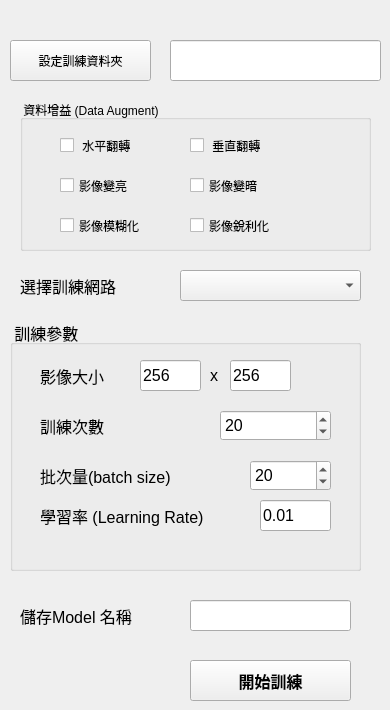
    <widget class="QWidget" name="tab_5">
     <attribute name="title">
      <string>ResNet-Train</string>
     </attribute>
     <widget class="QPushButton" name="pushButton_Select_Data_Folder">
      <property name="geometry">
       <rect>
        <x>10</x>
        <y>40</y>
        <width>141</width>
        <height>41</height>
       </rect>
      </property>
      <property name="text">
       <string>設定訓練資料夾</string>
      </property>
     </widget>
     <widget class="QLineEdit" name="lineEdit_Data_Dir">
      <property name="geometry">
       <rect>
        <x>170</x>
        <y>40</y>
        <width>211</width>
        <height>41</height>
       </rect>
      </property>
     </widget>
     <widget class="QLabel" name="label_11">
      <property name="geometry">
       <rect>
        <x>20</x>
        <y>110</y>
        <width>201</width>
        <height>16</height>
       </rect>
      </property>
      <property name="text">
       <string/>
      </property>
     </widget>
     <widget class="QGroupBox" name="groupBox_7">
      <property name="geometry">
       <rect>
        <x>20</x>
        <y>100</y>
        <width>351</width>
        <height>151</height>
       </rect>
      </property>
      <property name="title">
       <string> 資料增益 (Data Augment)  </string>
      </property>
      <widget class="QCheckBox" name="checkBox_Flip_Horizontal">
       <property name="geometry">
        <rect>
         <x>40</x>
         <y>30</y>
         <width>131</width>
         <height>31</height>
        </rect>
       </property>
       <property name="text">
        <string> 水平翻轉</string>
       </property>
      </widget>
      <widget class="QCheckBox" name="checkBox_Flip_Vertical">
       <property name="geometry">
        <rect>
         <x>170</x>
         <y>30</y>
         <width>131</width>
         <height>31</height>
        </rect>
       </property>
       <property name="text">
        <string> 垂直翻轉</string>
       </property>
      </widget>
      <widget class="QCheckBox" name="checkBox_Brighten">
       <property name="geometry">
        <rect>
         <x>40</x>
         <y>70</y>
         <width>131</width>
         <height>31</height>
        </rect>
       </property>
       <property name="text">
        <string>影像變亮</string>
       </property>
      </widget>
      <widget class="QCheckBox" name="checkBox_Darken">
       <property name="geometry">
        <rect>
         <x>170</x>
         <y>70</y>
         <width>131</width>
         <height>31</height>
        </rect>
       </property>
       <property name="text">
        <string>影像變暗</string>
       </property>
      </widget>
      <widget class="QCheckBox" name="checkBox_Blur">
       <property name="geometry">
        <rect>
         <x>40</x>
         <y>110</y>
         <width>131</width>
         <height>31</height>
        </rect>
       </property>
       <property name="text">
        <string>影像模糊化</string>
       </property>
      </widget>
      <widget class="QCheckBox" name="checkBox_Shapen">
       <property name="geometry">
        <rect>
         <x>170</x>
         <y>110</y>
         <width>131</width>
         <height>31</height>
        </rect>
       </property>
       <property name="text">
        <string>影像銳利化</string>
       </property>
      </widget>
     </widget>
     <widget class="QLabel" name="label_13">
      <property name="geometry">
       <rect>
        <x>20</x>
        <y>270</y>
        <width>141</width>
        <height>31</height>
       </rect>
      </property>
      <property name="font">
       <font>
        <pointsize>12</pointsize>
       </font>
      </property>
      <property name="text">
       <string>選擇訓練網路</string>
      </property>
     </widget>
     <widget class="QComboBox" name="comboBox_ResNetType">
      <property name="geometry">
       <rect>
        <x>180</x>
        <y>270</y>
        <width>181</width>
        <height>31</height>
       </rect>
      </property>
      <property name="font">
       <font>
        <pointsize>12</pointsize>
       </font>
      </property>
     </widget>
     <widget class="QGroupBox" name="groupBox_8">
      <property name="geometry">
       <rect>
        <x>10</x>
        <y>320</y>
        <width>351</width>
        <height>251</height>
       </rect>
      </property>
      <property name="font">
       <font>
        <pointsize>12</pointsize>
       </font>
      </property>
      <property name="title">
       <string> 訓練參數  </string>
      </property>
      <widget class="QLabel" name="label_14">
       <property name="geometry">
        <rect>
         <x>30</x>
         <y>40</y>
         <width>101</width>
         <height>31</height>
        </rect>
       </property>
       <property name="font">
        <font>
         <pointsize>12</pointsize>
        </font>
       </property>
       <property name="text">
        <string>影像大小</string>
       </property>
      </widget>
      <widget class="QLineEdit" name="lineEdit_Image_Size_Row">
       <property name="geometry">
        <rect>
         <x>130</x>
         <y>40</y>
         <width>61</width>
         <height>31</height>
        </rect>
       </property>
       <property name="text">
        <string>256</string>
       </property>
      </widget>
      <widget class="QLineEdit" name="lineEdit_Image_Size_Col">
       <property name="geometry">
        <rect>
         <x>220</x>
         <y>40</y>
         <width>61</width>
         <height>31</height>
        </rect>
       </property>
       <property name="text">
        <string>256</string>
       </property>
      </widget>
      <widget class="QLabel" name="label_15">
       <property name="geometry">
        <rect>
         <x>200</x>
         <y>40</y>
         <width>21</width>
         <height>31</height>
        </rect>
       </property>
       <property name="font">
        <font>
         <pointsize>12</pointsize>
        </font>
       </property>
       <property name="text">
        <string>x</string>
       </property>
      </widget>
      <widget class="QLabel" name="label_16">
       <property name="geometry">
        <rect>
         <x>30</x>
         <y>90</y>
         <width>101</width>
         <height>31</height>
        </rect>
       </property>
       <property name="font">
        <font>
         <pointsize>12</pointsize>
        </font>
       </property>
       <property name="text">
        <string>訓練次數</string>
       </property>
      </widget>
      <widget class="QSpinBox" name="spinBox_No_Epoch">
       <property name="geometry">
        <rect>
         <x>210</x>
         <y>90</y>
         <width>111</width>
         <height>31</height>
        </rect>
       </property>
       <property name="minimum">
        <number>1</number>
       </property>
       <property name="maximum">
        <number>100000</number>
       </property>
       <property name="singleStep">
        <number>5</number>
       </property>
       <property name="value">
        <number>20</number>
       </property>
      </widget>
      <widget class="QLabel" name="label_17">
       <property name="geometry">
        <rect>
         <x>30</x>
         <y>140</y>
         <width>181</width>
         <height>31</height>
        </rect>
       </property>
       <property name="font">
        <font>
         <pointsize>12</pointsize>
        </font>
       </property>
       <property name="text">
        <string>批次量(batch size)</string>
       </property>
      </widget>
      <widget class="QSpinBox" name="spinBox_Batch_Size">
       <property name="geometry">
        <rect>
         <x>240</x>
         <y>140</y>
         <width>81</width>
         <height>31</height>
        </rect>
       </property>
       <property name="minimum">
        <number>1</number>
       </property>
       <property name="maximum">
        <number>100000</number>
       </property>
       <property name="singleStep">
        <number>5</number>
       </property>
       <property name="value">
        <number>20</number>
       </property>
      </widget>
      <widget class="QLabel" name="label_21">
       <property name="geometry">
        <rect>
         <x>30</x>
         <y>180</y>
         <width>211</width>
         <height>31</height>
        </rect>
       </property>
       <property name="font">
        <font>
         <pointsize>12</pointsize>
        </font>
       </property>
       <property name="text">
        <string>學習率 (Learning Rate)</string>
       </property>
      </widget>
      <widget class="QLineEdit" name="lineEdit_Learning_Rate">
       <property name="geometry">
        <rect>
         <x>250</x>
         <y>180</y>
         <width>71</width>
         <height>31</height>
        </rect>
       </property>
       <property name="text">
        <string>0.01</string>
       </property>
      </widget>
     </widget>
     <widget class="QLabel" name="label_20">
      <property name="geometry">
       <rect>
        <x>20</x>
        <y>600</y>
        <width>161</width>
        <height>31</height>
       </rect>
      </property>
      <property name="font">
       <font>
        <pointsize>12</pointsize>
       </font>
      </property>
      <property name="text">
       <string>儲存Model 名稱</string>
      </property>
     </widget>
     <widget class="QLineEdit" name="lineEdit_Model_Name">
      <property name="geometry">
       <rect>
        <x>190</x>
        <y>600</y>
        <width>161</width>
        <height>31</height>
       </rect>
      </property>
      <property name="text">
       <string/>
      </property>
     </widget>
     <widget class="QPushButton" name="pushButton_Train_ResNet">
      <property name="geometry">
       <rect>
        <x>190</x>
        <y>660</y>
        <width>161</width>
        <height>41</height>
       </rect>
      </property>
      <property name="font">
       <font>
        <pointsize>12</pointsize>
        <weight>75</weight>
        <italic>false</italic>
        <bold>true</bold>
       </font>
      </property>
      <property name="text">
       <string>開始訓練</string>
      </property>
     </widget>
    </widget>
